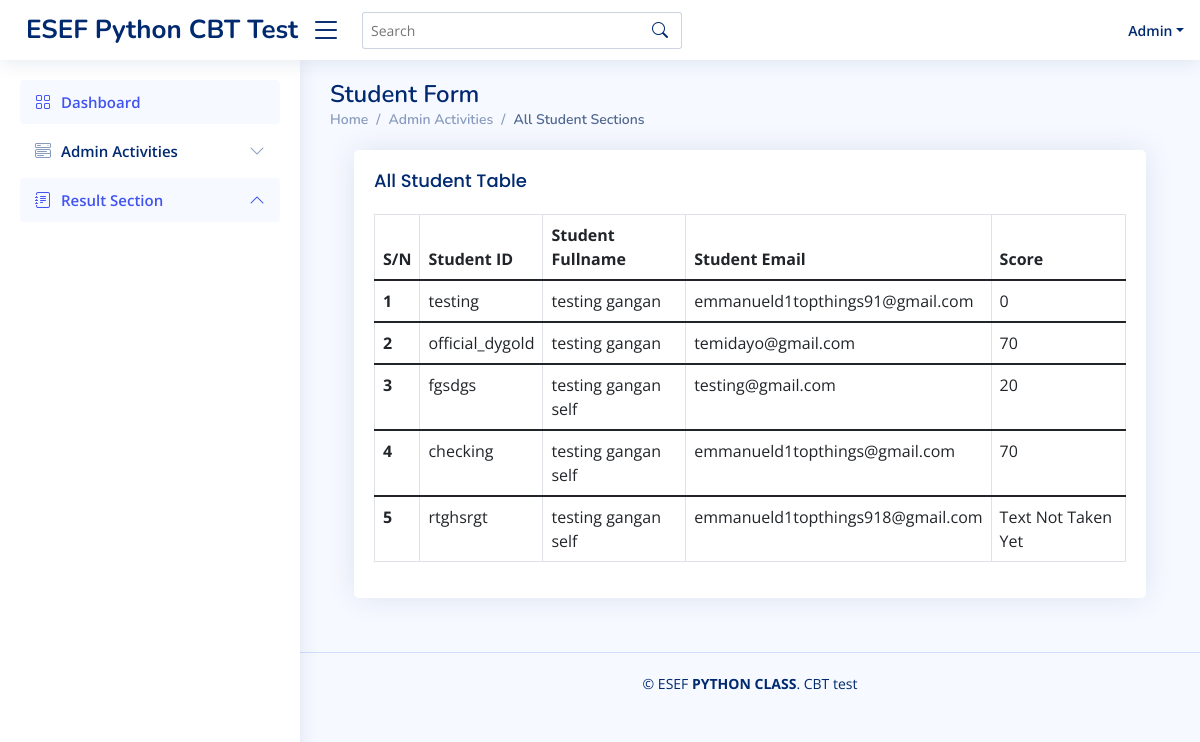
/all_student (signed in), run on an earlier commit of the app's database.
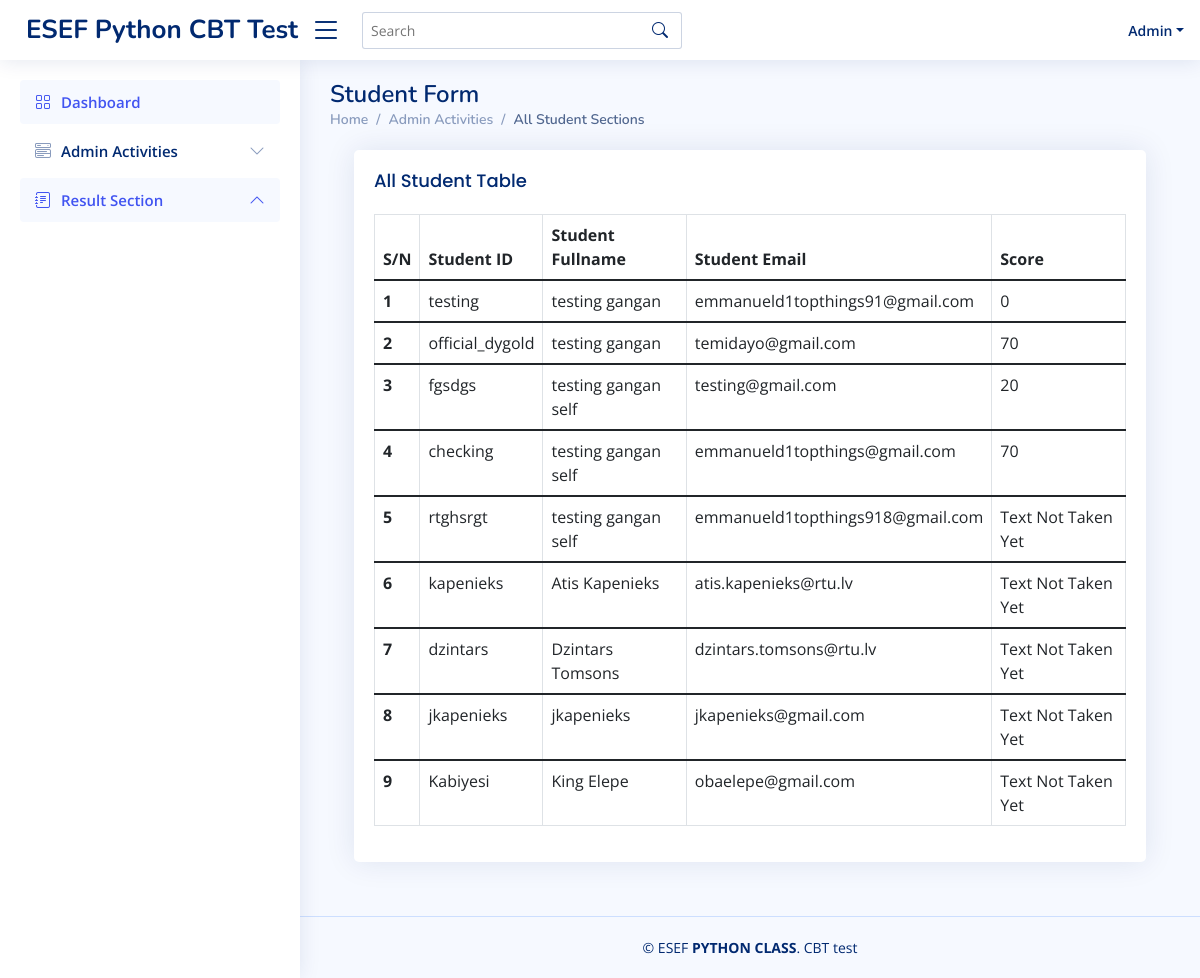
And on a later commit of the database.
### cbt_test/models.py (models this page shows, shortened)
class Student(db.Model):
    id = db.Column(db.Integer, primary_key=True)
    studentID = db.Column(db.String(25), unique=True, nullable=False)
    fullname = db.Column(db.String(60), nullable=False)
    email = db.Column(db.String(120), unique=True, nullable=False)
    score = db.Column(db.Integer, nullable=True)
    status = db.Column(db.String(25), nullable=False, default='Text Not Taken Yet')

### cbt_test/routes.py (the view)
@main.route("/all_student", methods=['GET', 'POST'])
@login_required
def allStudent():
    students=Student.query.all()
    return render_template("all_student.html", students=students)

### cbt_test/models.py (called while the page is built)
@loginManager.user_loader
def loadUser(userID):
    return Admin.query.get(int(userID))

### cbt_test/templates/all_student.html (shortened to what this page needs)
{% extends "layout.html" %}
    {% block content %}
    <main id="main" class="main">
        <div class="pagetitle">
            <h1>Student Form</h1>
                <nav>
                    <ol class="breadcrumb">
                    <li class="breadcrumb-item"><a href="{{ url_for('main.home') }}">Home</a></li>
                    <li class="breadcrumb-item">Admin Activities</li>
                    <li class="breadcrumb-item active">All Student Sections</li>
                    </ol>
                </nav>
        </div>
        <div class="container">
            <section class="section register min-vh-200 d-flex flex-column  py-1">
                <div class="container">
                    <div class="row ">
                        <div class="col-lg-12">
                                <form method="POST" action="">
                                    <div class="card">
                                        <div class="card-body">
                                            <h5 class="card-title">All Student Table</h5>
                                            <table class="table table-bordered">
                                                <thead>
                                                <tr>
                                                    <th scope="col">S/N</th>
                                                    <th scope="col">Student ID</th>
                                                    <th scope="col">Student Fullname</th>
                                                    <th scope="col">Student Email</th>
                                                    <th scope="col">Score</th>
                                                </tr>
                                                </thead>
                                                {% for student in students %}
                                                    <tbody>
                                                        <tr>
                                                            <th scope="row">{{ loop.index }}</th>
                                                            <td>{{ student.studentID }}</td>
                                                            <td>{{ student.fullname }}</td>
                                                            <td>{{ student.email }}</td>
                                                            {% if student.score == None %}
                                                                <td>{{ student.status }}</td>
                                                            {% else %}
                                                                <td>{{ student.score }}</td>
                                                            {% endif %}
                                                        </tr>
                                                    </tbody>
                                                {% endfor %}
                                            </table>
                                        </div>
                                    </div>
                                </form>
                            </div>
                        </div>
                    </div>
                </div>
      </main>
    {% endblock %}

### cbt_test/templates/layout.html (shortened to what this page needs)
<!DOCTYPE html>
<html lang="en">
<head>
  <link href="../static/vendor/bootstrap/css/bootstrap.min.css" rel="stylesheet">
  <link href="../static/vendor/bootstrap-icons/bootstrap-icons.css" rel="stylesheet">
  <link href="../static/vendor/boxicons/css/boxicons.min.css" rel="stylesheet">
  <link href="../static/vendor/quill/quill.snow.css" rel="stylesheet">
  <link href="../static/vendor/quill/quill.bubble.css" rel="stylesheet">
  <link href="../static/vendor/remixicon/remixicon.css" rel="stylesheet">
  <link href="../static/vendor/simple-datatables/style.css" rel="stylesheet">
  <link href="{{ url_for('static', filename='style.css') }}" rel="stylesheet">
</head>
<body>
  <header id="header" class="header fixed-top d-flex align-items-center">
    <div class="d-flex align-items-center justify-content-between">
      <a href="{{ url_for('main.home') }}" class="logo d-flex align-items-center">
        <span class="d-none d-lg-block">ESEF Python CBT Test</span>
      </a>
      <i class="bi bi-list toggle-sidebar-btn"></i>
    </div>
    <div class="search-bar">
      <form class="search-form d-flex align-items-center" method="POST" action="#">
        <input type="text" name="query" placeholder="Search" title="Enter search keyword">
        <button type="submit" title="Search"><i class="bi bi-search"></i></button>
      </form>
    </div>
    <nav class="header-nav ms-auto">
      <ul class="d-flex align-items-center">
        <li class="nav-item dropdown pe-3">
          <a class="nav-link nav-profile d-flex align-items-center pe-0" href="#" data-bs-toggle="dropdown">
            <span class="d-none d-md-block dropdown-toggle ps-2">Admin</span>
          </a>
        </li>
      </ul>
    </nav>
  </header>
  <aside id="sidebar" class="sidebar">
    <ul class="sidebar-nav" id="sidebar-nav">
      <li class="nav-item">
        <a class="nav-link " href="{{ url_for('main.home') }}">
          <i class="bi bi-grid"></i>
          <span>Dashboard</span>
        </a>
      </li>
      <li class="nav-item">
        <a class="nav-link collapsed" data-bs-target="#components-nav" data-bs-toggle="collapse" href="#">
          <i class="bi bi-menu-button-wide"></i><span>Admin Activities</span><i class="bi bi-chevron-down ms-auto"></i>
        </a>
      </li>
      <li class="nav-item">
        <a class="nav-link" data-bs-target="#tables-nav" data-bs-toggle="collapse" href="#" aria-expanded="true">
          <i class="bi bi-journal-text"></i><span>Result Section</span><i class="bi bi-chevron-down ms-auto"></i>
        </a>
      </li>
    </ul>
  </aside>
  {% block content %}
  {% endblock %}
</body>
<footer id="footer" class="footer">
  <div class="copyright">
    &copy; ESEF <strong><span>PYTHON CLASS</span></strong>. CBT test
  </div>
</footer>
</html>

### cbt_test/static/style.css (style rules this page uses)
:root { scroll-behavior: smooth; }
body { font-family: "Open Sans", sans-serif; background: #f6f9ff; color: #444444; }
a { color: #4154f1; text-decoration: none; }
h1, h2, h3, h4, h5, h6 { font-family: "Nunito", sans-serif; }
#main { margin-top: 60px; padding: 20px 30px; transition: all 0.3s; }
.pagetitle { margin-bottom: 10px; }
.pagetitle h1 { font-size: 24px; margin-bottom: 0; font-weight: 600; color: #012970; }
.card { margin-bottom: 30px; border: none; border-radius: 5px; box-shadow: 0px 0 30px rgba(1, 41, 112, 0.1); }
.card-title { padding: 20px 0 15px 0; font-size: 18px; font-weight: 500; color: #012970; font-family: "Poppins", sans-serif; }
.card-body { padding: 0 20px 20px 20px; }
.breadcrumb { font-size: 14px; font-family: "Nunito", sans-serif; color: #899bbd; font-weight: 600; }
.breadcrumb a { color: #899bbd; transition: 0.3s; }
.breadcrumb .breadcrumb-item::before { color: #899bbd; }
.breadcrumb .active { color: #51678f; font-weight: 600; }
.logo { line-height: 1; }
@media (min-width: 1200px) { .logo { width: 280px; } }
.logo span { font-size: 26px; font-weight: 700; color: #012970; font-family: "Nunito", sans-serif; }
.header { transition: all 0.5s; z-index: 997; height: 60px; box-shadow: 0px 2px 20px rgba(1, 41, 112, 0.1); background-color: #fff; padding-left: 20px; }
.header .toggle-sidebar-btn { font-size: 32px; padding-left: 10px; cursor: pointer; color: #012970; }
.header .search-bar { min-width: 360px; padding: 0 20px; }
.header .search-form { width: 100%; }
.header .search-form input { border: 0; font-size: 14px; color: #012970; border: 1px solid rgba(1, 41, 112, 0.2); padding: 7px 38px 7px 8px; border-radius: 3px; transition: 0.3s; width: 100%; }
.header .search-form button { border: 0; padding: 0; margin-left: -30px; background: none; }
.header .search-form button i { color: #012970; }
.header-nav ul { list-style: none; }
.header-nav > ul { margin: 0; padding: 0; }
.header-nav .nav-profile { color: #012970; }
.header-nav .nav-profile span { font-size: 14px; font-weight: 600; }
.sidebar { position: fixed; top: 60px; left: 0; bottom: 0; width: 300px; z-index: 996; transition: all 0.3s; padding: 20px; overflow-y: auto; scrollbar-width: thin; scrollbar-color: #aab7cf transparent; box-shadow: 0px 0px 20px rgba(1, 41, 112, 0.1); background-color: #fff; }
@media (min-width: 1200px) { #main, #footer { margin-left: 300px; } }
.sidebar-nav { padding: 0; margin: 0; list-style: none; }
.sidebar-nav li { padding: 0; margin: 0; list-style: none; }
.sidebar-nav .nav-item { margin-bottom: 5px; }
.sidebar-nav .nav-link { display: flex; align-items: center; font-size: 15px; font-weight: 600; color: #4154f1; transition: 0.3; background: #f6f9ff; padding: 10px 15px; border-radius: 4px; }
.sidebar-nav .nav-link i { font-size: 16px; margin-right: 10px; color: #4154f1; }
.sidebar-nav .nav-link.collapsed { color: #012970; background: #fff; }
.sidebar-nav .nav-link.collapsed i { color: #899bbd; }
.sidebar-nav .nav-link .bi-chevron-down { margin-right: 0; transition: transform 0.2s ease-in-out; }
.sidebar-nav .nav-link:not(.collapsed) .bi-chevron-down { transform: rotate(180deg); }
.footer { padding: 20px 0; font-size: 14px; transition: all 0.3s; border-top: 1px solid #cddfff; }
.footer .copyright { text-align: center; color: #012970; }

What changed in the data, as far as the page shows it:
added Student: studentID "kapenieks", fullname "Atis Kapenieks", email "atis.kapenieks@rtu.lv", status "Text Not Taken Yet"
added Student: studentID "dzintars", fullname "Dzintars Tomsons", email "dzintars.tomsons@rtu.lv", status "Text Not Taken Yet"
added Student: studentID "jkapenieks", fullname "jkapenieks", email "jkapenieks@gmail.com", status "Text Not Taken Yet"
added Student: studentID "Kabiyesi", fullname "King Elepe", email "obaelepe@gmail.com", status "Text Not Taken Yet"
